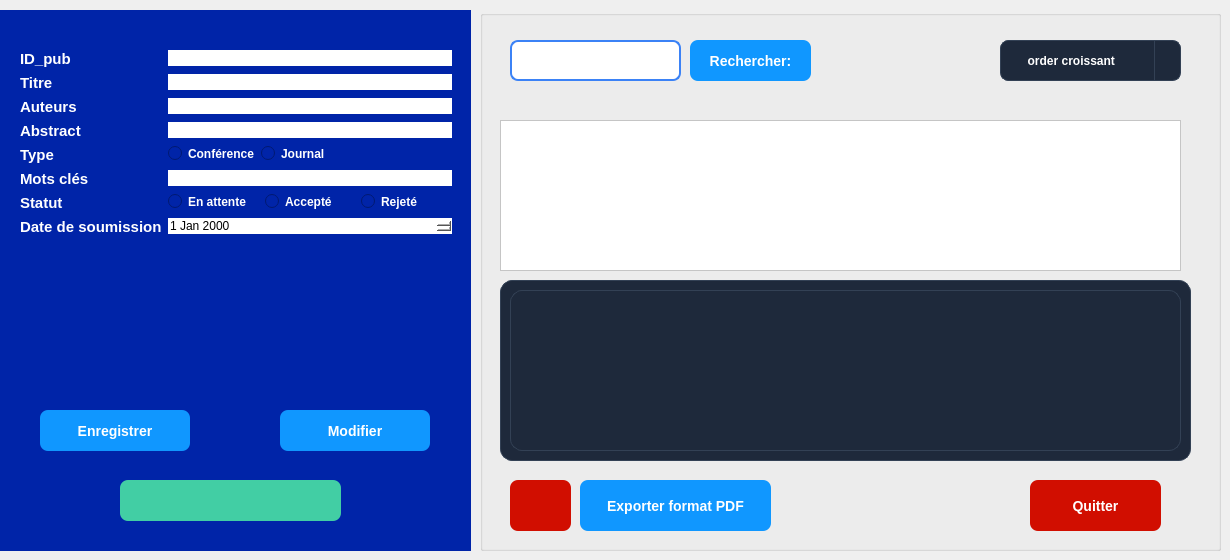
     <widget class="QWidget" name="stackedWidgetPage2">
      <widget class="QGroupBox" name="groupBox_2">
       <property name="geometry">
        <rect>
         <x>0</x>
         <y>10</y>
         <width>471</width>
         <height>541</height>
        </rect>
       </property>
       <property name="styleSheet">
        <string notr="true">background-color: rgb(0, 36, 168);
border: #A8D3F0;</string>
       </property>
       <property name="title">
        <string />
       </property>
       <widget class="QWidget" name="formLayoutWidget">
        <property name="geometry">
         <rect>
          <x>20</x>
          <y>40</y>
          <width>432</width>
          <height>261</height>
         </rect>
        </property>
        <layout class="QFormLayout" name="formLayout">
         <item row="0" column="0">
          <widget class="QLabel" name="label_9">
           <property name="text">
            <string>&lt;html&gt;&lt;head/&gt;&lt;body&gt;&lt;p&gt;&lt;span style=" font-size:11pt; font-weight:700; color:#ffffff;"&gt;ID_pub&lt;/span&gt;&lt;/p&gt;&lt;/body&gt;&lt;/html&gt;</string>
           </property>
          </widget>
         </item>
         <item row="0" column="1">
          <widget class="QLineEdit" name="Id_utilisateur">
           <property name="styleSheet">
            <string notr="true">background-color: rgb(255, 255, 255);</string>
           </property>
          </widget>
         </item>
         <item row="1" column="0">
          <widget class="QLabel" name="label_2">
           <property name="text">
            <string>&lt;html&gt;&lt;head/&gt;&lt;body&gt;&lt;p&gt;&lt;span style=" font-size:11pt; font-weight:700; color:#ffffff;"&gt;Titre&lt;/span&gt;&lt;/p&gt;&lt;/body&gt;&lt;/html&gt;</string>
           </property>
          </widget>
         </item>
         <item row="1" column="1">
          <widget class="QLineEdit" name="titrePub">
           <property name="styleSheet">
            <string notr="true">background-color: rgb(255, 255, 255);</string>
           </property>
          </widget>
         </item>
         <item row="2" column="0">
          <widget class="QLabel" name="label_3">
           <property name="text">
            <string>&lt;html&gt;&lt;head/&gt;&lt;body&gt;&lt;p&gt;&lt;span style=" font-size:11pt; font-weight:700; color:#ffffff;"&gt;Auteurs&lt;/span&gt;&lt;/p&gt;&lt;/body&gt;&lt;/html&gt;</string>
           </property>
          </widget>
         </item>
         <item row="2" column="1">
          <widget class="QLineEdit" name="auteurPub">
           <property name="styleSheet">
            <string notr="true">background-color: rgb(255, 255, 255);</string>
           </property>
          </widget>
         </item>
         <item row="3" column="0">
          <widget class="QLabel" name="label_4">
           <property name="text">
            <string>&lt;html&gt;&lt;head/&gt;&lt;body&gt;&lt;p&gt;&lt;span style=" font-size:11pt; font-weight:700; color:#ffffff;"&gt;Abstract&lt;/span&gt;&lt;/p&gt;&lt;/body&gt;&lt;/html&gt;</string>
           </property>
          </widget>
         </item>
         <item row="3" column="1">
          <widget class="QLineEdit" name="abstractPub">
           <property name="styleSheet">
            <string notr="true">background-color: rgb(255, 255, 255);
</string>
           </property>
          </widget>
         </item>
         <item row="4" column="0">
          <widget class="QLabel" name="label_5">
           <property name="text">
            <string>&lt;html&gt;&lt;head/&gt;&lt;body&gt;&lt;p&gt;&lt;span style=" font-size:11pt; font-weight:700; color:#ffffff;"&gt;Type&lt;/span&gt;&lt;/p&gt;&lt;/body&gt;&lt;/html&gt;</string>
           </property>
          </widget>
         </item>
         <item row="4" column="1">
          <layout class="QFormLayout" name="formLayout_2">
           <item row="0" column="0">
            <widget class="QRadioButton" name="radioButton_Admin_3">
             <property name="styleSheet">
              <string notr="true">color: white; font-weight: bold;</string>
             </property>
             <property name="text">
              <string>Conférence</string>
             </property>
            </widget>
           </item>
           <item row="0" column="1">
            <widget class="QRadioButton" name="radioButton_Admin_4">
             <property name="styleSheet">
              <string notr="true">color: white; font-weight: bold;</string>
             </property>
             <property name="text">
              <string>Journal</string>
             </property>
            </widget>
           </item>
          </layout>
         </item>
         <item row="5" column="0">
          <widget class="QLabel" name="label_6">
           <property name="text">
            <string>&lt;html&gt;&lt;head/&gt;&lt;body&gt;&lt;p&gt;&lt;span style=" font-size:11pt; font-weight:700; color:#ffffff;"&gt;Mots clés&lt;/span&gt;&lt;/p&gt;&lt;/body&gt;&lt;/html&gt;</string>
           </property>
          </widget>
         </item>
         <item row="5" column="1">
          <widget class="QLineEdit" name="mot_clePub">
           <property name="styleSheet">
            <string notr="true">background-color: rgb(255, 255, 255);</string>
           </property>
          </widget>
         </item>
         <item row="6" column="0">
          <widget class="QLabel" name="label_7">
           <property name="text">
            <string>&lt;html&gt;&lt;head/&gt;&lt;body&gt;&lt;p&gt;&lt;span style=" font-size:11pt; font-weight:700; color:#ffffff;"&gt;Statut&lt;/span&gt;&lt;/p&gt;&lt;/body&gt;&lt;/html&gt;</string>
           </property>
          </widget>
         </item>
         <item row="6" column="1">
          <layout class="QHBoxLayout" name="horizontalLayout_statut">
           <item>
            <widget class="QRadioButton" name="radioButton_statut_attente">
             <property name="styleSheet">
              <string notr="true">color: white; font-weight: bold;</string>
             </property>
             <property name="text">
              <string>En attente</string>
             </property>
            </widget>
           </item>
           <item>
            <widget class="QRadioButton" name="radioButton_statut_accepte">
             <property name="styleSheet">
              <string notr="true">color: white; font-weight: bold;</string>
             </property>
             <property name="text">
              <string>Accepté</string>
             </property>
            </widget>
           </item>
           <item>
            <widget class="QRadioButton" name="radioButton_statut_rejete">
             <property name="styleSheet">
              <string notr="true">color: white; font-weight: bold;</string>
             </property>
             <property name="text">
              <string>Rejeté</string>
             </property>
            </widget>
           </item>
          </layout>
         </item>
         <item row="7" column="0">
          <widget class="QLabel" name="label_8">
           <property name="text">
            <string>&lt;html&gt;&lt;head/&gt;&lt;body&gt;&lt;p&gt;&lt;span style=" font-size:11pt; font-weight:700; color:#ffffff;"&gt;Date de soumission&lt;/span&gt;&lt;/p&gt;&lt;/body&gt;&lt;/html&gt;</string>
           </property>
          </widget>
         </item>
         <item row="7" column="1">
          <widget class="QDateEdit" name="datePub">
           <property name="styleSheet">
            <string notr="true">background-color: rgb(255, 255, 255);</string>
           </property>
          </widget>
         </item>
        </layout>
       </widget>
       <widget class="QPushButton" name="enregistrer">
        <property name="text">
         <string>Enregistrer</string>
        </property>
       <property name="geometry">
         <rect>
          <x>40</x>
          <y>400</y>
          <width>150</width>
          <height>41</height>
         </rect>
        </property><property name="minimumSize">
         <size>
          <width>0</width>
          <height>0</height>
         </size>
        </property><property name="styleSheet">
         <string notr="true">QPushButton {
    
    color: white;
    border: none;
    border-radius: 8px;
    padding: 8px 20px;
	
	 background-color: rgb(16, 151, 255);   /* normal state */
    font-size: 14px;
    font-weight: bold;
}

QPushButton:hover {
    background-color: #059669;   /* darker on hover */
}
</string>
        </property></widget>
       <widget class="QPushButton" name="modif">
        <property name="text">
         <string>Modifier</string>
        </property>
       <property name="geometry">
         <rect>
          <x>280</x>
          <y>400</y>
          <width>150</width>
          <height>41</height>
         </rect>
        </property><property name="styleSheet">
         <string notr="true">QPushButton {
   background-color: rgb(16, 151, 255);   /* normal state */
    color: white;
    border: none;
    border-radius: 8px;
    padding: 8px 20px;
    font-size: 14px;
    font-weight: bold;
}

QPushButton:hover {
    background-color: #059669;   /* darker on hover */
}
</string>
        </property></widget>
       <widget class="QPushButton" name="annulerajout_client">
        <property name="geometry">
         <rect>
          <x>120</x>
          <y>470</y>
          <width>221</width>
          <height>41</height>
         </rect>
        </property>
        <property name="styleSheet">
         <string notr="true">QPushButton {

	background-color: rgb(66, 206, 164);
	
    color: white;
    border: none;
    border-radius: 8px;
    padding: 8px 20px;
    font-size: 14px;
    font-weight: bold;
}

QPushButton:hover {
      /* darker on hover */
	background-color: rgb(140, 0, 0);
}
</string>
        </property>
        <property name="text">
         <string />
        </property>
        <property name="icon">
         <iconset theme="QIcon::ThemeIcon::EditClear" />
        </property>
       </widget>
      </widget>
      <widget class="QGroupBox" name="groupBox_Session_List_5">
       <property name="geometry">
        <rect>
         <x>480</x>
         <y>10</y>
         <width>741</width>
         <height>541</height>
        </rect>
       </property>
       <property name="styleSheet">
        <string notr="true">background-color: rgb(0, 36, 168);
border: #A8D3F0;
/* Style pour tous les GroupBox */
QGroupBox {
    border: 2px solid #2c3e50; /* Couleur de la bordure */
    border-radius: 15px;      /* MÃªme arrondi que les boutons */
    margin-top: 20px;         /* Espace pour le titre en haut */
    font-weight: bold;
    color: #2c3e50;
}
/* Style spÃ©cifique pour le titre du GroupBox */
QGroupBox::title {
    subcontrol-origin: margin;
    subcontrol-position: top center; /* Place le titre en haut au centre */
    padding: 0 10px;
}</string>
       </property>
       <property name="title">
        <string />
       </property>
       <widget class="QComboBox" name="comboBox_9">
        <property name="geometry">
         <rect>
          <x>520</x>
          <y>30</y>
          <width>181</width>
          <height>41</height>
         </rect>
        </property>
        <property name="palette">
         <palette>
          <active>
           <colorrole role="WindowText">
            <brush brushstyle="SolidPattern">
             <color alpha="255">
              <red>255</red>
              <green>255</green>
              <blue>255</blue>
             </color>
            </brush>
           </colorrole>
           <colorrole role="Button">
            <brush brushstyle="SolidPattern">
             <color alpha="255">
              <red>30</red>
              <green>41</green>
              <blue>59</blue>
             </color>
            </brush>
           </colorrole>
           <colorrole role="Light">
            <brush brushstyle="SolidPattern">
             <color alpha="255">
              <red>255</red>
              <green>255</green>
              <blue>255</blue>
             </color>
            </brush>
           </colorrole>
           <colorrole role="Midlight">
            <brush brushstyle="SolidPattern">
             <color alpha="255">
              <red>255</red>
              <green>255</green>
              <blue>255</blue>
             </color>
            </brush>
           </colorrole>
           <colorrole role="Dark">
            <brush brushstyle="SolidPattern">
             <color alpha="255">
              <red>127</red>
              <green>127</green>
              <blue>127</blue>
             </color>
            </brush>
           </colorrole>
           <colorrole role="Mid">
            <brush brushstyle="SolidPattern">
             <color alpha="255">
              <red>170</red>
              <green>170</green>
              <blue>170</blue>
             </color>
            </brush>
           </colorrole>
           <colorrole role="Text">
            <brush brushstyle="SolidPattern">
             <color alpha="255">
              <red>255</red>
              <green>255</green>
              <blue>255</blue>
             </color>
            </brush>
           </colorrole>
           <colorrole role="BrightText">
            <brush brushstyle="SolidPattern">
             <color alpha="255">
              <red>255</red>
              <green>255</green>
              <blue>255</blue>
             </color>
            </brush>
           </colorrole>
           <colorrole role="ButtonText">
            <brush brushstyle="SolidPattern">
             <color alpha="255">
              <red>255</red>
              <green>255</green>
              <blue>255</blue>
             </color>
            </brush>
           </colorrole>
           <colorrole role="Base">
            <brush brushstyle="SolidPattern">
             <color alpha="255">
              <red>30</red>
              <green>41</green>
              <blue>59</blue>
             </color>
            </brush>
           </colorrole>
           <colorrole role="Window">
            <brush brushstyle="SolidPattern">
             <color alpha="255">
              <red>30</red>
              <green>41</green>
              <blue>59</blue>
             </color>
            </brush>
           </colorrole>
           <colorrole role="Shadow">
            <brush brushstyle="SolidPattern">
             <color alpha="255">
              <red>0</red>
              <green>0</green>
              <blue>0</blue>
             </color>
            </brush>
           </colorrole>
           <colorrole role="AlternateBase">
            <brush brushstyle="SolidPattern">
             <color alpha="255">
              <red>255</red>
              <green>255</green>
              <blue>255</blue>
             </color>
            </brush>
           </colorrole>
           <colorrole role="ToolTipBase">
            <brush brushstyle="SolidPattern">
             <color alpha="255">
              <red>255</red>
              <green>255</green>
              <blue>220</blue>
             </color>
            </brush>
           </colorrole>
           <colorrole role="ToolTipText">
            <brush brushstyle="SolidPattern">
             <color alpha="255">
              <red>0</red>
              <green>0</green>
              <blue>0</blue>
             </color>
            </brush>
           </colorrole>
           <colorrole role="PlaceholderText">
            <brush brushstyle="SolidPattern">
             <color alpha="128">
              <red>255</red>
              <green>255</green>
              <blue>255</blue>
             </color>
            </brush>
           </colorrole>
           <colorrole role="Accent">
            <brush brushstyle="SolidPattern">
             <color alpha="255">
              <red>255</red>
              <green>255</green>
              <blue>255</blue>
             </color>
            </brush>
           </colorrole>
          </active>
          <inactive>
           <colorrole role="WindowText">
            <brush brushstyle="SolidPattern">
             <color alpha="255">
              <red>255</red>
              <green>255</green>
              <blue>255</blue>
             </color>
            </brush>
           </colorrole>
           <colorrole role="Button">
            <brush brushstyle="SolidPattern">
             <color alpha="255">
              <red>30</red>
              <green>41</green>
              <blue>59</blue>
             </color>
            </brush>
           </colorrole>
           <colorrole role="Light">
            <brush brushstyle="SolidPattern">
             <color alpha="255">
              <red>255</red>
              <green>255</green>
              <blue>255</blue>
             </color>
            </brush>
           </colorrole>
           <colorrole role="Midlight">
            <brush brushstyle="SolidPattern">
             <color alpha="255">
              <red>255</red>
              <green>255</green>
              <blue>255</blue>
             </color>
            </brush>
           </colorrole>
           <colorrole role="Dark">
            <brush brushstyle="SolidPattern">
             <color alpha="255">
              <red>127</red>
              <green>127</green>
              <blue>127</blue>
             </color>
            </brush>
           </colorrole>
           <colorrole role="Mid">
            <brush brushstyle="SolidPattern">
             <color alpha="255">
              <red>170</red>
              <green>170</green>
              <blue>170</blue>
             </color>
            </brush>
           </colorrole>
           <colorrole role="Text">
            <brush brushstyle="SolidPattern">
             <color alpha="255">
              <red>255</red>
              <green>255</green>
              <blue>255</blue>
             </color>
            </brush>
           </colorrole>
           <colorrole role="BrightText">
            <brush brushstyle="SolidPattern">
             <color alpha="255">
              <red>255</red>
              <green>255</green>
              <blue>255</blue>
             </color>
            </brush>
           </colorrole>
           <colorrole role="ButtonText">
            <brush brushstyle="SolidPattern">
             <color alpha="255">
              <red>255</red>
              <green>255</green>
              <blue>255</blue>
             </color>
            </brush>
           </colorrole>
           <colorrole role="Base">
            <brush brushstyle="SolidPattern">
             <color alpha="255">
              <red>30</red>
              <green>41</green>
              <blue>59</blue>
             </color>
            </brush>
           </colorrole>
           <colorrole role="Window">
            <brush brushstyle="SolidPattern">
             <color alpha="255">
              <red>30</red>
              <green>41</green>
              <blue>59</blue>
             </color>
            </brush>
           </colorrole>
           <colorrole role="Shadow">
            <brush brushstyle="SolidPattern">
             <color alpha="255">
              <red>0</red>
              <green>0</green>
              <blue>0</blue>
             </color>
            </brush>
           </colorrole>
           <colorrole role="AlternateBase">
            <brush brushstyle="SolidPattern">
             <color alpha="255">
              <red>255</red>
              <green>255</green>
              <blue>255</blue>
             </color>
            </brush>
           </colorrole>
           <colorrole role="ToolTipBase">
            <brush brushstyle="SolidPattern">
             <color alpha="255">
              <red>255</red>
              <green>255</green>
              <blue>220</blue>
             </color>
            </brush>
           </colorrole>
           <colorrole role="ToolTipText">
            <brush brushstyle="SolidPattern">
             <color alpha="255">
              <red>0</red>
              <green>0</green>
              <blue>0</blue>
             </color>
            </brush>
           </colorrole>
           <colorrole role="PlaceholderText">
            <brush brushstyle="SolidPattern">
             <color alpha="128">
              <red>255</red>
              <green>255</green>
              <blue>255</blue>
             </color>
            </brush>
           </colorrole>
           <colorrole role="Accent">
            <brush brushstyle="SolidPattern">
             <color alpha="255">
              <red>255</red>
              <green>255</green>
              <blue>255</blue>
             </color>
            </brush>
           </colorrole>
          </inactive>
          <disabled>
           <colorrole role="WindowText">
            <brush brushstyle="SolidPattern">
             <color alpha="255">
              <red>255</red>
              <green>255</green>
              <blue>255</blue>
             </color>
            </brush>
           </colorrole>
           <colorrole role="Button">
            <brush brushstyle="SolidPattern">
             <color alpha="255">
              <red>30</red>
              <green>41</green>
              <blue>59</blue>
             </color>
            </brush>
           </colorrole>
           <colorrole role="Light">
            <brush brushstyle="SolidPattern">
             <color alpha="255">
              <red>255</red>
              <green>255</green>
              <blue>255</blue>
             </color>
            </brush>
           </colorrole>
           <colorrole role="Midlight">
            <brush brushstyle="SolidPattern">
             <color alpha="255">
              <red>255</red>
              <green>255</green>
              <blue>255</blue>
             </color>
            </brush>
           </colorrole>
           <colorrole role="Dark">
            <brush brushstyle="SolidPattern">
             <color alpha="255">
              <red>127</red>
              <green>127</green>
              <blue>127</blue>
             </color>
            </brush>
           </colorrole>
           <colorrole role="Mid">
            <brush brushstyle="SolidPattern">
             <color alpha="255">
              <red>170</red>
              <green>170</green>
              <blue>170</blue>
             </color>
            </brush>
           </colorrole>
           <colorrole role="Text">
            <brush brushstyle="SolidPattern">
             <color alpha="255">
              <red>255</red>
              <green>255</green>
              <blue>255</blue>
             </color>
            </brush>
           </colorrole>
           <colorrole role="BrightText">
            <brush brushstyle="SolidPattern">
             <color alpha="255">
              <red>255</red>
              <green>255</green>
              <blue>255</blue>
             </color>
            </brush>
           </colorrole>
           <colorrole role="ButtonText">
            <brush brushstyle="SolidPattern">
             <color alpha="255">
              <red>255</red>
              <green>255</green>
              <blue>255</blue>
             </color>
            </brush>
           </colorrole>
           <colorrole role="Base">
            <brush brushstyle="SolidPattern">
             <color alpha="255">
              <red>30</red>
              <green>41</green>
              <blue>59</blue>
             </color>
            </brush>
           </colorrole>
           <colorrole role="Window">
            <brush brushstyle="SolidPattern">
             <color alpha="255">
              <red>30</red>
              <green>41</green>
              <blue>59</blue>
             </color>
            </brush>
           </colorrole>
           <colorrole role="Shadow">
            <brush brushstyle="SolidPattern">
             <color alpha="255">
              <red>0</red>
              <green>0</green>
              <blue>0</blue>
             </color>
            </brush>
           </colorrole>
           <colorrole role="AlternateBase">
            <brush brushstyle="SolidPattern">
             <color alpha="255">
              <red>255</red>
              <green>255</green>
              <blue>255</blue>
             </color>
            </brush>
           </colorrole>
           <colorrole role="ToolTipBase">
            <brush brushstyle="SolidPattern">
             <color alpha="255">
              <red>255</red>
              <green>255</green>
              <blue>220</blue>
             </color>
            </brush>
           </colorrole>
           <colorrole role="ToolTipText">
            <brush brushstyle="SolidPattern">
             <color alpha="255">
              <red>0</red>
              <green>0</green>
              <blue>0</blue>
             </color>
            </brush>
           </colorrole>
           <colorrole role="PlaceholderText">
            <brush brushstyle="SolidPattern">
             <color alpha="128">
              <red>255</red>
              <green>255</green>
              <blue>255</blue>
             </color>
            </brush>
           </colorrole>
           <colorrole role="Accent">
            <brush brushstyle="SolidPattern">
             <color alpha="255">
              <red>255</red>
              <green>255</green>
              <blue>255</blue>
             </color>
            </brush>
           </colorrole>
          </disabled>
         </palette>
        </property>
        <property name="styleSheet">
         <string notr="true">QComboBox {
    background-color: #1e293b;
    border: 1px solid #334155;
    border-radius: 8px;
    padding: 2px 10px;
    color: white;
    font-weight: bold;
}
QComboBox:hover {
    border: 1px solid #3b82f6;
}
QComboBox::drop-down {
    subcontrol-origin: padding;
    subcontrol-position: top right;
    width: 25px;
    border-left: 1px solid #334155;
    border-top-right-radius: 8px;
    border-bottom-right-radius: 8px;
}
QComboBox QAbstractItemView {
    background-color: #1e293b;
    border: 1px solid #3b82f6;
    selection-background-color: #3b82f6;
    selection-color: white;
    color: white;
}</string>
        </property>
        <item>
         <property name="text">
          <string>     order croissant</string>
         </property>
        </item>
        <item>
         <property name="text">
          <string>     order decroissant</string>
         </property>
        </item>
       </widget>
       <widget class="QTableView" name="tableWidget_9">
        <property name="geometry">
         <rect>
          <x>20</x>
          <y>110</y>
          <width>681</width>
          <height>151</height>
         </rect>
        </property>
        <property name="styleSheet">
         <string notr="true">background-color: rgb(255, 255, 255);</string>
        </property>
       </widget>
       <widget class="QGroupBox" name="groupBox_Stats_Publication">
        <property name="geometry">
         <rect>
          <x>20</x>
          <y>270</y>
          <width>691</width>
          <height>181</height>
         </rect>
        </property>
        <property name="styleSheet">
         <string notr="true">background-color: #1e293b; border: 1px solid #334155; border-radius: 12px; font-weight: bold;</string>
        </property>
        <property name="title">
         <string />
        </property>
        <widget class="QLabel" name="label_Chart_Publication">
         <property name="geometry">
          <rect>
           <x>10</x>
           <y>10</y>
           <width>671</width>
           <height>161</height>
          </rect>
         </property>
         <property name="text">
          <string />
         </property>
        </widget>
       </widget>
       <widget class="QPushButton" name="pushButton_recherche_3">
        <property name="geometry">
         <rect>
          <x>210</x>
          <y>30</y>
          <width>121</width>
          <height>41</height>
         </rect>
        </property>
        <property name="styleSheet">
         <string notr="true">QPushButton {
    background-color: rgb(16, 151, 255);   /* normal state */
    color: white;
    border: none;
    border-radius: 8px;
    padding: 8px 20px;
    font-size: 14px;
    font-weight: bold;
}

QPushButton:hover {
    background-color: #059669;   /* darker on hover */
}
</string>
        </property>
        <property name="text">
         <string>Rechercher:</string>
        </property>
        <property name="icon">
         <iconset theme="QIcon::ThemeIcon::EditFind" />
        </property>
       </widget>
       <widget class="QLineEdit" name="rechSession_5">
        <property name="geometry">
         <rect>
          <x>30</x>
          <y>30</y>
          <width>171</width>
          <height>41</height>
         </rect>
        </property>
        <property name="styleSheet">
         <string notr="true">QLineEdit {
    /* dark background */
	background-color: rgb(255, 255, 255);
    color: #1f2937;              /* typed text color */
    border: 2px solid #3b82f6;   /* blue border */
    border-radius: 8px;
    
    font-size: 14px;
}

QLineEdit::placeholder {
    color: white;                /* placeholder text color */
}
</string>
        </property>
       </widget>
       <widget class="QPushButton" name="pushButton_supprimer_client">
        <property name="geometry">
         <rect>
          <x>30</x>
          <y>470</y>
          <width>61</width>
          <height>51</height>
         </rect>
        </property>
        <property name="styleSheet">
         <string notr="true">QPushButton {

	background-color: rgb(209, 14, 0);

	
    color: white;
    border: none;
    border-radius: 8px;
    padding: 8px 20px;
    font-size: 14px;
    font-weight: bold;
}

QPushButton:hover {
      /* darker on hover */
	background-color: rgb(209, 14, 0);
;
}
</string>
        </property>
        <property name="text">
         <string />
        </property>
        <property name="icon">
         <iconset theme="QIcon::ThemeIcon::EditDelete" />
        </property>
       </widget>
       <widget class="QPushButton" name="expoSession_5">
        <property name="geometry">
         <rect>
          <x>100</x>
          <y>470</y>
          <width>191</width>
          <height>51</height>
         </rect>
        </property>
        <property name="styleSheet">
         <string notr="true">QPushButton {
    background-color: rgb(16, 151, 255);
    color: white;
    border: none;
    border-radius: 8px;
    padding: 8px 20px;
    font-size: 14px;
    font-weight: bold;
}
QPushButton:hover {
    background-color: #059669;
}
</string>
        </property>
        <property name="text">
         <string>Exporter format PDF</string>
        </property>
       </widget>
       <widget class="QPushButton" name="quitterSession_5">
        <property name="geometry">
         <rect>
          <x>550</x>
          <y>470</y>
          <width>131</width>
          <height>51</height>
         </rect>
        </property>
        <property name="styleSheet">
         <string notr="true">QPushButton {

	background-color: rgb(209, 14, 0);
	
    color: white;
    border: none;
    border-radius: 8px;
    padding: 8px 20px;
    font-size: 14px;
    font-weight: bold;
}

QPushButton:hover {
      /* darker on hover */
	background-color: rgb(140, 0, 0);
}

</string>
        </property>
        <property name="text">
         <string>Quitter</string>
        </property>
       </widget>
      </widget>
     </widget>
